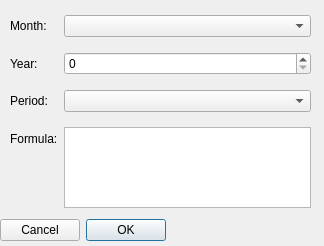
<?xml version="1.0" encoding="UTF-8"?>
<ui version="4.0">
 <class>SetPayrollPeriodDialog</class>
 <widget class="QDialog" name="SetPayrollPeriodDialog">
  <property name="geometry">
   <rect>
    <x>0</x>
    <y>0</y>
    <width>324</width>
    <height>246</height>
   </rect>
  </property>
  <property name="windowTitle">
   <string>Dialog</string>
  </property>
  <widget class="QWidget" name="verticalLayoutWidget">
   <property name="geometry">
    <rect>
     <x>0</x>
     <y>10</y>
     <width>321</width>
     <height>231</height>
    </rect>
   </property>
   <layout class="QVBoxLayout" name="verticalLayout">
    <item>
     <layout class="QFormLayout" name="formLayout">
      <property name="verticalSpacing">
       <number>15</number>
      </property>
      <property name="leftMargin">
       <number>10</number>
      </property>
      <property name="topMargin">
       <number>5</number>
      </property>
      <property name="rightMargin">
       <number>10</number>
      </property>
      <property name="bottomMargin">
       <number>5</number>
      </property>
      <item row="0" column="0">
       <widget class="QLabel" name="monthLabel">
        <property name="text">
         <string>Month:</string>
        </property>
       </widget>
      </item>
      <item row="3" column="0">
       <widget class="QLabel" name="formulaLabel">
        <property name="text">
         <string>Formula:</string>
        </property>
       </widget>
      </item>
      <item row="2" column="0">
       <widget class="QLabel" name="periodLabel">
        <property name="text">
         <string>Period:</string>
        </property>
       </widget>
      </item>
      <item row="1" column="0">
       <widget class="QLabel" name="yearLabel">
        <property name="text">
         <string>Year:</string>
        </property>
       </widget>
      </item>
      <item row="2" column="1">
       <widget class="QComboBox" name="periodComboBox"/>
      </item>
      <item row="1" column="1">
       <widget class="QSpinBox" name="yearSpinBox"/>
      </item>
      <item row="0" column="1">
       <widget class="QComboBox" name="monthComboBox"/>
      </item>
      <item row="3" column="1">
       <widget class="QTextEdit" name="formulaTextEdit"/>
      </item>
     </layout>
    </item>
    <item>
     <widget class="QDialogButtonBox" name="buttonBox">
      <property name="layoutDirection">
       <enum>Qt::RightToLeft</enum>
      </property>
      <property name="orientation">
       <enum>Qt::Horizontal</enum>
      </property>
      <property name="standardButtons">
       <set>QDialogButtonBox::Cancel|QDialogButtonBox::Ok</set>
      </property>
     </widget>
    </item>
   </layout>
  </widget>
 </widget>
 <resources/>
 <connections>
  <connection>
   <sender>buttonBox</sender>
   <signal>accepted()</signal>
   <receiver>SetPayrollPeriodDialog</receiver>
   <slot>accept()</slot>
   <hints>
    <hint type="sourcelabel">
     <x>248</x>
     <y>254</y>
    </hint>
    <hint type="destinationlabel">
     <x>157</x>
     <y>274</y>
    </hint>
   </hints>
  </connection>
  <connection>
   <sender>buttonBox</sender>
   <signal>rejected()</signal>
   <receiver>SetPayrollPeriodDialog</receiver>
   <slot>reject()</slot>
   <hints>
    <hint type="sourcelabel">
     <x>316</x>
     <y>260</y>
    </hint>
    <hint type="destinationlabel">
     <x>286</x>
     <y>274</y>
    </hint>
   </hints>
  </connection>
 </connections>
</ui>
